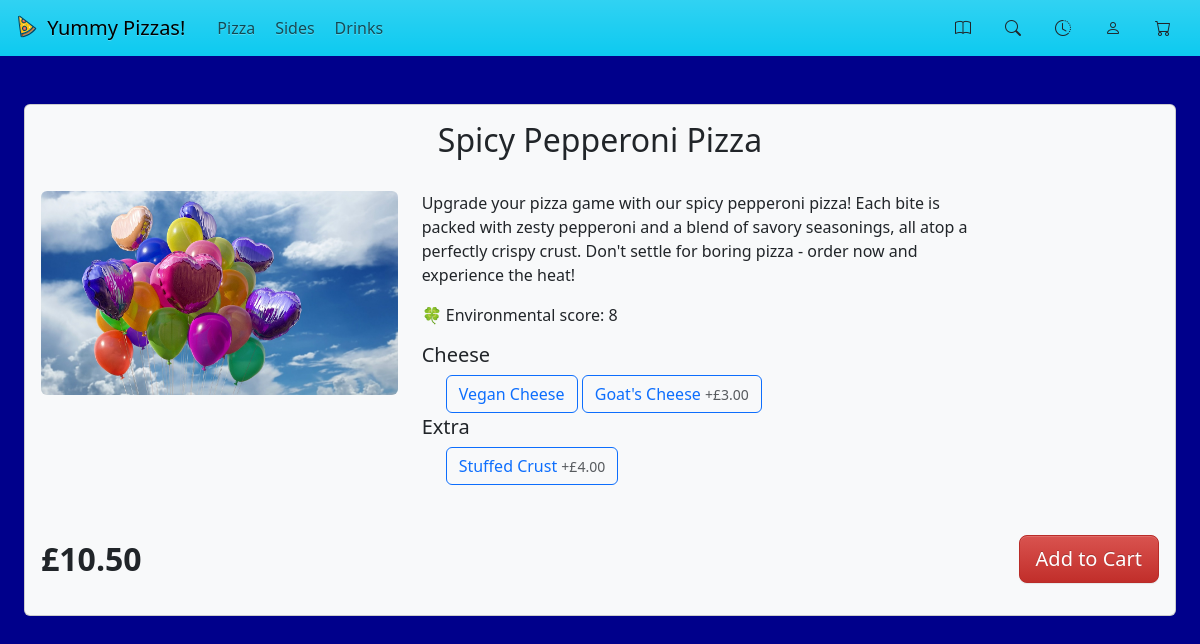
Page /product/1 on the committed database.
### database.py (models this page shows)
class Product(db.Model):
    __tablename__ = "products"
    id = db.Column(db.Integer, primary_key=True)
    name = db.Column(db.String(18), index=True, unique=True)
    type = db.Column(db.Enum(ProductType))
    requires_customisation = db.Column(db.Boolean)
    options = db.Column(db.String(512))
    description = db.Column(db.String(128))
    env_impact = db.Column(db.Integer)
    value = db.Column(db.Float)

class ProductAddon(db.Model):
    __tablename__ = "addons"
    id = db.Column(db.Integer, primary_key=True)
    name = db.Column(db.String(18), index=True, unique=True)
    type = db.Column(db.Enum(AddonType))
    value = db.Column(db.Float)

### main.py (the view)
@app.route('/product/<int:product_id>', methods=['GET'])
def product_page(product_id):
    product = Product.query.filter_by(id=product_id).first()
    if product == None: return abort(404)
    addons = []
    addon_data = json.loads(product.options)
    for addon in addon_data:
        addons.append(ProductAddon.query.filter_by(id=addon).first())
    return render_template('product.html', product=product, processed_options=Util.group_per_type(addons))

### Util.py (called while the page is built)
def group_per_type(items):
    final_dict = {}
    for item in items:
        item_type = item.type
        if item_type in final_dict:
            final_dict[item_type].append(item)
        else:
            final_dict[item_type] = [item]
    return final_dict

### templates/product.html (shortened to what this page needs)
{% extends 'base.html' %}
{% block content %}
    <div class="card bg-light mx-4 my-5">
        <h2 class="card-title text-center m-md-3">{{ product.name }}</h2>
        <div class="card-body">
            <div class="row">
                <div class="col-4">
                    <img class="rounded img-fluid" src="{{ url_for('static', filename='/product/' ~ product.id ~ '.jpg') }}" alt="Picture of {{ product.name }}">
                </div>
                <div class="col-6">
                    <p class="card-text mb-3">{{ product.description }}</p>
                    <p class="card-text mb-3">🍀 Environmental score: {{ product.env_impact }}</p>
                    {% for category in processed_options %}
                        <h5 class="card-text">{{ category.name|title }}</h5>
                        <div class="form-check form-check-inline">
                        {% for option in processed_options[category] %}
                            <label class="btn btn-outline-primary" for="option{{option.id}}">
                                {{ option.name }}
                                {% if option.value > 0 %}<small class="text-muted">+£{{ "%.2f"|format(option.value) }}</small>{% endif %}
                            </label>
                        {% endfor %}
                        </div>
                    {% endfor %}
                </div>
            </div>
            <div class="row mt-5">
                <div class="col-12">
                    <p class="card-text d-inline-block" data-baseprice="{{ product.value }}" id="productPrice" style="font-size: 2em;"><strong>£{{ "%.2f"|format(product.value) }}</strong></p>
                    <button class="btn btn-danger btn-lg float-end d-inline-block" onclick=productAddToBasket({{ product.id }})>Add to Cart</button>
                </div>
            </div>
        </div>
    </div>
{% endblock %}

### static/css/main.css (style rules this page uses)
body { background-color: darkblue; }

### rows in the picture
Product: name "Spicy Pepperoni Pizza", description "Upgrade your pizza game with our spicy pepperoni pizza! Each bite is packed with zesty pepperoni and a blend of savory seasonings, all atop a perfectly crispy crust. Don't settle for boring pizza - order now and experience the heat!", env_impact "8", value "10.50"
ProductAddon: name "Vegan Cheese"
ProductAddon: name "Goat's Cheese", value "3.00"
ProductAddon: name "Stuffed Crust", value "4.00"

### other values in the picture
{{ category.name|title }} "Cheese" "Extra"
